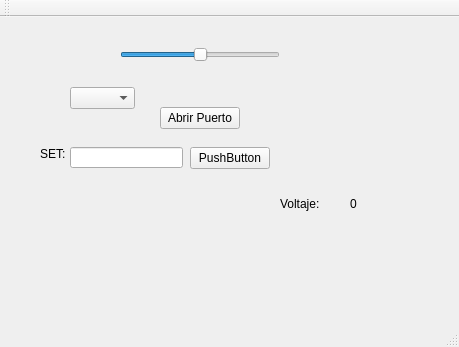
<?xml version="1.0" encoding="UTF-8"?>
<ui version="4.0">
 <class>Widget</class>
 <widget class="QMainWindow" name="Widget">
  <property name="geometry">
   <rect>
    <x>0</x>
    <y>0</y>
    <width>459</width>
    <height>347</height>
   </rect>
  </property>
  <property name="windowTitle">
   <string>Firsttime</string>
  </property>
  <widget class="QWidget" name="centralWidget">
   <widget class="QPushButton" name="pushButton">
    <property name="geometry">
     <rect>
      <x>160</x>
      <y>90</y>
      <width>80</width>
      <height>22</height>
     </rect>
    </property>
    <property name="text">
     <string>Abrir Puerto</string>
    </property>
   </widget>
   <widget class="QLabel" name="label">
    <property name="geometry">
     <rect>
      <x>280</x>
      <y>180</y>
      <width>47</width>
      <height>14</height>
     </rect>
    </property>
    <property name="text">
     <string>Voltaje:</string>
    </property>
   </widget>
   <widget class="QLabel" name="label_2">
    <property name="geometry">
     <rect>
      <x>350</x>
      <y>180</y>
      <width>47</width>
      <height>14</height>
     </rect>
    </property>
    <property name="text">
     <string>0</string>
    </property>
   </widget>
   <widget class="QLabel" name="label_3">
    <property name="geometry">
     <rect>
      <x>40</x>
      <y>130</y>
      <width>47</width>
      <height>14</height>
     </rect>
    </property>
    <property name="text">
     <string>SET:</string>
    </property>
   </widget>
   <widget class="QPushButton" name="pushButton_2">
    <property name="geometry">
     <rect>
      <x>190</x>
      <y>130</y>
      <width>80</width>
      <height>22</height>
     </rect>
    </property>
    <property name="text">
     <string>PushButton</string>
    </property>
   </widget>
   <widget class="QLineEdit" name="lineEdit">
    <property name="geometry">
     <rect>
      <x>70</x>
      <y>130</y>
      <width>113</width>
      <height>21</height>
     </rect>
    </property>
   </widget>
   <widget class="QSlider" name="horizontalSlider">
    <property name="geometry">
     <rect>
      <x>120</x>
      <y>30</y>
      <width>160</width>
      <height>16</height>
     </rect>
    </property>
    <property name="maximum">
     <number>100</number>
    </property>
    <property name="value">
     <number>50</number>
    </property>
    <property name="orientation">
     <enum>Qt::Horizontal</enum>
    </property>
   </widget>
   <widget class="QComboBox" name="comboBox">
    <property name="geometry">
     <rect>
      <x>70</x>
      <y>70</y>
      <width>65</width>
      <height>22</height>
     </rect>
    </property>
   </widget>
  </widget>
  <widget class="QMenuBar" name="menuBar">
   <property name="geometry">
    <rect>
     <x>0</x>
     <y>0</y>
     <width>459</width>
     <height>21</height>
    </rect>
   </property>
  </widget>
  <widget class="QToolBar" name="mainToolBar">
   <attribute name="toolBarArea">
    <enum>TopToolBarArea</enum>
   </attribute>
   <attribute name="toolBarBreak">
    <bool>false</bool>
   </attribute>
  </widget>
  <widget class="QStatusBar" name="statusBar"/>
 </widget>
 <layoutdefault spacing="6" margin="11"/>
 <resources/>
 <connections/>
</ui>
